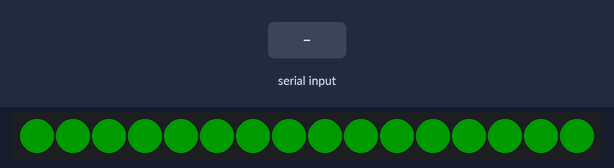
The sketch below on a simulated Arduino Uno, built with avr-gcc and run on an emulated ATmega328P. On the bench: 16 RGB LEDs in strip order, left to right. The test bench sets the inputs (shaded band). Dim RGB values are drawn brighter than linear; what the sketch prints to the serial monitor is not drawn.

Above: at 3.6 s.
3.7 s: "90,45\n" received over the second serial link
At 5.07 s:
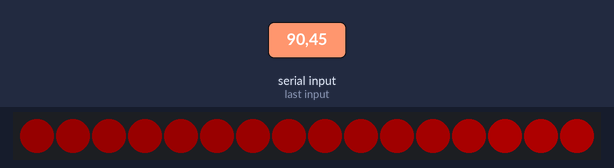
5.4 s: "200\n" received over the second serial link
At 6.78 s:
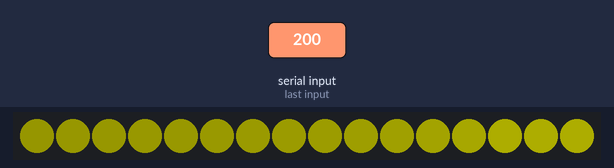
7.1 s: "90\n" received over the second serial link
At 7.17 s:
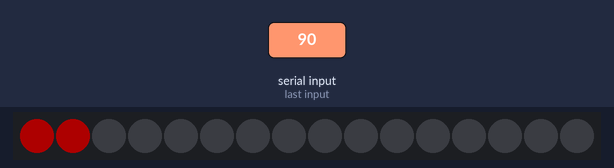

Measured:
- after the input at 3.7 s, the LEDs: first change at once (image 1 shows a later state)
- after the input at 5.4 s, the LEDs: first change at once (image 2 shows a later state)
- after the input at 7.1 s, the LEDs: change at once (image 3)

The sketch:

HUMAN_PRESENSE_DETECTOR.ino
```cpp
/*
 * FIXED VERSION - Uses the same detection as debug
 * Blue = Person detected → Map to Red/Yellow/Green
 */

#include <FastLED.h>
#include <SoftwareSerial.h>

// ===== CONFIGURATION =====
#define LED_PIN         6
#define NUM_LEDS        16
#define LED_BRIGHTNESS  50

#define SENSOR_RX_PIN   4
#define SENSOR_TX_PIN   3

#define NEAR_THRESHOLD  150   // 1.5 meters = Red
#define FAR_THRESHOLD   250   // 2.5 meters = Yellow

// ===== GLOBAL =====
SoftwareSerial sensorSerial(SENSOR_RX_PIN, SENSOR_TX_PIN);
CRGB leds[NUM_LEDS];

bool personDetected = false;
int personDistance = 0;
String serialBuffer = "";

enum LEDState {
  STATE_GREEN,
  STATE_RED,
  STATE_YELLOW
};

LEDState currentState = STATE_GREEN;

int animationStep = 0;
unsigned long lastAnimationTime = 0;
unsigned long lastBlinkTime = 0;
bool blinkState = false;

// ===== SETUP =====
void setup() {
  Serial.begin(115200);
  sensorSerial.begin(115200);

  FastLED.addLeds<WS2812B, LED_PIN, GRB>(leds, NUM_LEDS);
  FastLED.setBrightness(LED_BRIGHTNESS);

  startupAnimation();
  Serial.println("\n=== SYSTEM READY ===");
  Serial.println("Red   = Person < 1.5m");
  Serial.println("Yellow = Person < 2.5m");
  Serial.println("Green  = No person");
  Serial.println("======================");
}

// ===== MAIN LOOP =====
void loop() {
  readSensorData();
  updateState();
  updateLEDAnimation();
  delay(10);
}

// ===== SENSOR READING (SAME AS DEBUG) =====
void readSensorData() {
  while (sensorSerial.available()) {
    char c = sensorSerial.read();
    serialBuffer += c;

    if (c == '\n' || c == '\r') {
      if (serialBuffer.length() > 1) {
        parseData(serialBuffer);
        serialBuffer = "";
      }
    }
  }
}

void parseData(String data) {
  data.trim();
  if (data.length() == 0) return;

  // Reset
  bool detected = false;
  int distance = 0;

  // Look for D: pattern
  int dIdx = data.indexOf("D:");
  if (dIdx != -1) {
    String after = data.substring(dIdx + 2);
    String num = "";
    for (int i = 0; i < after.length(); i++) {
      char ch = after.charAt(i);
      if (ch >= '0' && ch <= '9') num += ch;
      else break;
    }
    if (num.length() > 0) {
      distance = num.toInt();
      if (distance > 0 && distance < 600) {
        detected = true;
      }
    }
  }

  // Look for M: pattern
  if (!detected) {
    int mIdx = data.indexOf("M:");
    if (mIdx != -1) {
      String after = data.substring(mIdx + 2);
      if (after.indexOf("1") == 0) {
        detected = true;
      }
    }
  }

  // Look for P: pattern
  if (!detected) {
    int pIdx = data.indexOf("P:");
    if (pIdx != -1) {
      String after = data.substring(pIdx + 2);
      if (after.indexOf("1") == 0) {
        detected = true;
      }
    }
  }

  // Fallback: ANY number between 10-600
  if (!detected) {
    String allNums = "";
    for (int i = 0; i < data.length(); i++) {
      char ch = data.charAt(i);
      if (ch >= '0' && ch <= '9') {
        allNums += ch;
      } else if (allNums.length() > 0) {
        break;
      }
    }
    if (allNums.length() > 0) {
      int num = allNums.toInt();
      if (num > 10 && num < 600) {
        distance = num;
        detected = true;
      }
    }
  }

  // Update globals
  personDetected = detected;
  personDistance = distance;

  // Debug print
  if (detected) {
    Serial.print("✅ Person at ");
    Serial.print(distance);
    Serial.println(" cm");
  } else {
    Serial.println("❌ No person");
  }
}

// ===== STATE MANAGEMENT =====
void updateState() {
  LEDState newState = STATE_GREEN;

  if (personDetected) {
    if (personDistance > 0 && personDistance < NEAR_THRESHOLD) {
      newState = STATE_RED;
      Serial.print("🔴 RED: ");
    } else if (personDistance > 0 && personDistance < FAR_THRESHOLD) {
      newState = STATE_YELLOW;
      Serial.print("🟡 YELLOW: ");
    } else if (personDistance > 0) {
      newState = STATE_GREEN;
      Serial.print("🟢 GREEN (too far): ");
    } else {
      newState = STATE_RED;
      Serial.print("🔴 RED (unknown distance): ");
    }
    Serial.print(personDistance);
    Serial.println(" cm");
  } else {
    newState = STATE_GREEN;
    Serial.println("🟢 GREEN (no person)");
  }

  if (newState != currentState) {
    currentState = newState;
    animationStep = 0;
    Serial.println("--- State changed! ---");
  }
}

// ===== LED ANIMATIONS =====
void updateLEDAnimation() {
  switch(currentState) {
    case STATE_GREEN:
      showGreenBlink();
      break;
    case STATE_RED:
      showLoadingAnimation(CRGB::Red);
      break;
    case STATE_YELLOW:
      showLoadingAnimation(CRGB::Yellow);
      break;
  }
}

void showGreenBlink() {
  if (millis() - lastBlinkTime > 500) {
    lastBlinkTime = millis();
    blinkState = !blinkState;
  }
  fill_solid(leds, NUM_LEDS, blinkState ? CRGB::Green : CRGB::Black);
  FastLED.show();
}

void showLoadingAnimation(CRGB color) {
  if (millis() - lastAnimationTime > 80) {
    lastAnimationTime = millis();
    animationStep = (animationStep + 1) % (NUM_LEDS + 4);
  }

  fill_solid(leds, NUM_LEDS, CRGB::Black);

  int litCount;
  if (animationStep < NUM_LEDS) {
    litCount = animationStep + 1;
  } else if (animationStep < NUM_LEDS + 2) {
    litCount = NUM_LEDS;
  } else {
    litCount = NUM_LEDS - (animationStep - NUM_LEDS - 2);
    if (litCount < 0) litCount = 0;
  }

  for (int i = 0; i < NUM_LEDS; i++) {
    if (i < litCount) {
      float brightness = 1.0;
      int positionFromFront = litCount - i;
      if (positionFromFront > 3) {
        brightness = 0.3 + 0.7 * (3.0 / positionFromFront);
      }
      leds[i] = color;
      leds[i].fadeLightBy(255 * (1 - brightness));
    }
  }
  FastLED.show();
}

void startupAnimation() {
  for (int i = 0; i < 3; i++) {
    fill_solid(leds, NUM_LEDS, CRGB::White);
    FastLED.show();
    delay(200);
    fill_solid(leds, NUM_LEDS, CRGB::Black);
    FastLED.show();
    delay(100);
  }

  fill_solid(leds, NUM_LEDS, CRGB::Green);
  FastLED.show();
  delay(500);
  fill_solid(leds, NUM_LEDS, CRGB::Yellow);
  FastLED.show();
  delay(500);
  fill_solid(leds, NUM_LEDS, CRGB::Red);
  FastLED.show();
  delay(500);
  fill_solid(leds, NUM_LEDS, CRGB::Black);
  FastLED.show();
}
```
